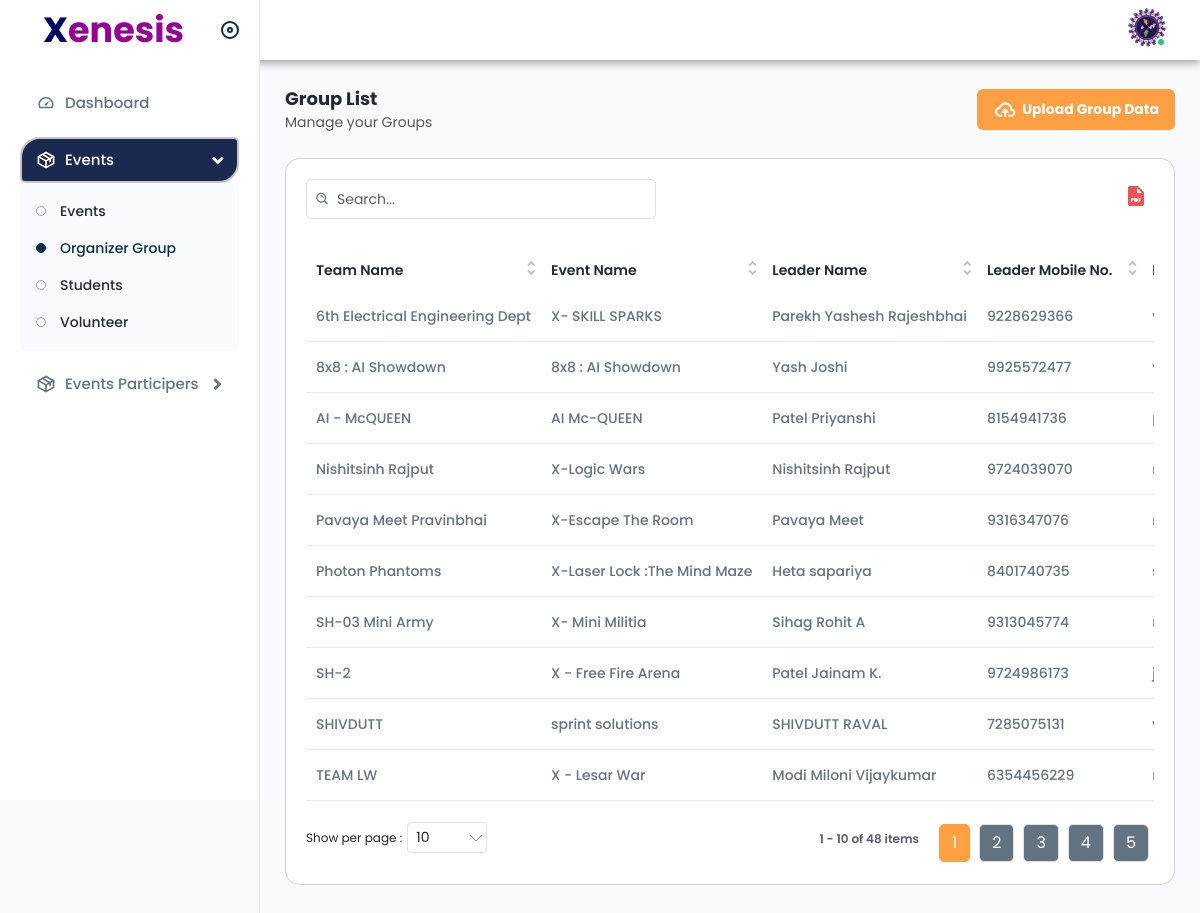
The page /Admin/grouplist.php (signed in) on the database its author committed.
### tables this page shows
CREATE TABLE `organizer_master` (
  `organizer_id` int(11) NOT NULL,
  `Leader_Name` varchar(100) NOT NULL,
  `event_id` int(11) NOT NULL,
  `Leader_email` varchar(250) NOT NULL,
  `Leader_mobile` bigint(11) NOT NULL,
  `Member1_name` varchar(100) NOT NULL,
  `Member1_email` varchar(250) NOT NULL,
  `Member1_mobile` bigint(11) NOT NULL,
  `Member2_name` varchar(100) NOT NULL,
  `Member2_email` varchar(250) NOT NULL,
  `Member2_mobile` bigint(11) NOT NULL,
  `Member3_name` varchar(100) NOT NULL,
  `Member3_email` varchar(250) NOT NULL,
  `Member3_mobile` bigint(11) NOT NULL,
  `Member4_name` varchar(100) NOT NULL,
  `Member4_email` varchar(250) NOT NULL,
  `Member4_mobile` bigint(11) NOT NULL,
  `Member5_name` varchar(100) NOT NULL,
  `Member5_email` varchar(250) NOT NULL,
  `Member5_mobile` bigint(11) NOT NULL
);

CREATE TABLE `event_master` (
  `event_id` int(11) NOT NULL,
  `event_name` varchar(100) NOT NULL,
  `tagline` text NOT NULL,
  `department_id` int(11) NOT NULL,
  `team_name` varchar(100) NOT NULL,
  `event_leader_no` bigint(11) NOT NULL,
  `participation_price` int(11) NOT NULL,
  `participation_price_team` int(11) NOT NULL,
  `team_member_count` int(11) NOT NULL,
  `winner_price1` int(11) NOT NULL,
  `winner_price2` int(11) NOT NULL,
  `winner_price3` int(11) NOT NULL,
  `location` varchar(200) NOT NULL,
  `date` varchar(200) NOT NULL,
  `event_description` text NOT NULL,
  `rules` text NOT NULL,
  `round1_title` varchar(200) NOT NULL,
  `round1_description` text DEFAULT NULL,
  `round2_title` varchar(200) DEFAULT NULL,
  `round2_description` text DEFAULT NULL,
  `round3_title` varchar(200) DEFAULT NULL,
  `round3_description` text DEFAULT NULL,
  `round4_title` varchar(200) DEFAULT NULL,
  `round4_description` text DEFAULT NULL,
  `round5_title` varchar(200) DEFAULT NULL,
  `round5_description` text DEFAULT NULL,
  `images` varchar(254) NOT NULL,
  `image_path` text NOT NULL,
  `max_tickets` int(11) DEFAULT NULL,
  `category_id` int(11) NOT NULL,
  `is_status` int(11) NOT NULL DEFAULT 1
);

### Admin/grouplist.php (the view, shortened to what this page needs)
<!DOCTYPE html>
<html lang="en">
<head>
    <link rel="stylesheet" href="../assets/css/bootstrap.min.css">
    <link rel="stylesheet" href="../assets/plugins/icons/ionic/ionicons.css">
    <link rel="stylesheet" href="../assets/plugins/icons/feather/feather.css">
    <link rel="stylesheet" href="../assets/css/animate.css">
    <link rel="stylesheet" href="../assets/plugins/select2/css/select2.min.css">
    <link rel="stylesheet" href="../assets/css/dataTables.bootstrap4.min.css">
    <link rel="stylesheet" href="../assets/plugins/fontawesome/css/fontawesome.min.css">
    <link rel="stylesheet" href="../assets/plugins/fontawesome/css/all.min.css">
    <link href="https://cdn.jsdelivr.net/npm/bootstrap@5.3.0/dist/css/bootstrap.min.css" rel="stylesheet"
>
    <link rel="stylesheet" href="../assets/css/style.css">
</head>
<body>
    <div class="main-wrapper">
        <div class="header bord">
        <div class="header-left active">
                <a href="index.php" class="logo" style="font-size:35px; color: rgb(150, 0, 150); font-weight:bold; margin-left:23px;">
                    <span style="color: rgb(0, 0, 102)">X</span>enesis
                </a>
                <a id="toggle_btn" href="javascript:void(0);">
                </a>
            </div>
            <ul class="nav user-menu">
                <li class="nav-item dropdown has-arrow main-drop">
                    <a href="javascript:void(0);" class="dropdown-toggle nav-link userset" data-bs-toggle="dropdown">
                        <span class="user-img"><img src="../assets/img/Xenesis2025_logo.png" alt="img">
                            <span class="status online"></span></span>
                    </a>
                </li>
            </ul>
        </div>
        <div class="sidebar" id="sidebar">
            <div class="sidebar-inner slimscroll">
                <div id="sidebar-menu" class="sidebar-menu">
                    <ul>
                        <li>
                            <a href="index.php"><img src="../assets/img/icons/dashboard.svg" alt="img"><span>
                                    Dashboard</span> </a>
                        </li>
                        <li class="submenu">
                            <a href="javascript:void(0);"><img src="../assets/img/icons/product.svg" alt="img"><span>
                                Events</span> <span class="menu-arrow"></span></a>
                            <ul>
                                <li><a href="eventlist.php">Events</a></li>
                                <li><a href="grouplist.php" class="active">Organizer Group</a></li>
                                <li><a href="studentlist.php">Students</a></li>
                                <li><a href="volunteerlist.php">Volunteer</a></li>
                            </ul>
                        </li>
                        <li class="submenu">
                            <a href="javascript:void(0);"><img src="../assets/img/icons/product.svg" alt="img"><span>
                                Events Participers</span> <span class="menu-arrow"></span></a>
                        </li>
                    </ul>
                </div>
            </div>
        </div>
        <div class="page-wrapper">
            <div class="content">
                <div class="page-header">
                    <div class="page-title">
                        <h4>Group List</h4>
                        <h6>Manage your Groups</h6>
                    </div>
                    <div class="page-btn">
                        <a href="uploadgroup.php" class="btn btn-added"><img src="../assets/img/icons/upload.svg" alt="img" class="me-1" style="height: 25px;">Upload Group Data</a>
                    </div>
                </div>
                <div class="card">
                    <div class="card-body">
                        <div class="table-top">
                            <div class="search-set">
                                <div class="search-input">
                                    <a class="btn btn-searchset"><img src="../assets/img/icons/search-white.svg"
                                            alt="img"></a>
                                </div>
                            </div>
                            <div class="wordset">
                                <ul>
                                    <li>
                                        <a href="#"
                                            data-bs-toggle="tooltip" data-bs-placement="top" title="pdf"><img
                                                src="../assets/img/icons/pdf.svg" alt="img"></a>
                                    </li>
                                </ul>
                            </div>
                        </div>
                        <div class="table-responsive">
                            <table class="table  datanew">
                                <thead>
                                    <tr>
                                        <th>Team Name</th>
                                        <th>Event Name</th>
                                        <th>Leader Name</th>
                                        <th>Leader Mobile No.</th>
                                        <th>Leader Email</th>
                                    </tr>
                                </thead>
                                <tbody>
                                    <?php
                                        require "../includes/scripts/connection.php";
                                        $sql = "SELECT * FROM `organizer_master` ORDER BY `event_id` ASC";
                                        $result = mysqli_query($conn, $sql);
                                        if(mysqli_num_rows($result) > 0){
                                            while($row = mysqli_fetch_assoc($result)){
                                                $event_id = intval($row['event_id']);
                                                $sql_fetch_event = "SELECT * FROM `event_master` WHERE `event_id` = $event_id";
                                                $result_fetch_event = mysqli_query($conn, $sql_fetch_event);
                                                $event_data = mysqli_fetch_assoc($result_fetch_event);
                                                echo "<tr>
                                                        <td>".$event_data['team_name']."</td>
                                                        <td>".$event_data['event_name']."</td>
                                                        <td>".$row['Leader_Name']."</td>
                                                        <td>".$row['Leader_mobile']."</td>
                                                        <td>".$row['Leader_email']."</td>
                                                        <td>
                                                            <a href='groupdetails.php?id=".$row['event_id']."'>
                                                                <img src='../assets/img/icons/eye.svg' alt='img'>
                                                            </a>
                                                        </td>
                                                    </tr>";
                                            }
                                        }
                                    ?>
                                </tbody>
                            </table>
                        </div>
                    </div>
                </div>
            </div>
        </div>
    </div>
</body>
</html>

### rows shown on the page
organizer_master: event.team_name "SH-03 Mini Army", event.event_name "X- Mini Militia", Leader_Name "Sihag Rohit A", Leader_mobile "9313045774"
organizer_master: event.team_name "6th Electrical Engineering Dept", event.event_name "X- SKILL SPARKS", Leader_Name "Parekh Yashesh Rajeshbhai", Leader_mobile "9228629366"
organizer_master: event.team_name "Nishitsinh Rajput", event.event_name "X-Logic Wars", Leader_Name "Nishitsinh Rajput", Leader_mobile "9724039070"
organizer_master: event.team_name "SH-2", event.event_name "X - Free Fire Arena", Leader_Name "Patel Jainam K.", Leader_mobile "9724986173"
organizer_master: event.team_name "Photon Phantoms", event.event_name "X-Laser Lock :The Mind Maze", Leader_Name "Heta sapariya", Leader_mobile "8401740735"
organizer_master: event.team_name "Pavaya Meet Pravinbhai", event.event_name "X-Escape The Room", Leader_Name "Pavaya Meet", Leader_mobile "9316347076"
organizer_master: event.team_name "8x8 : AI Showdown", event.event_name "8x8 : AI Showdown", Leader_Name "Yash Joshi", Leader_mobile "9925572477"
organizer_master: event.team_name "TEAM LW", event.event_name "X - Lesar War", Leader_Name "Modi Miloni Vijaykumar", Leader_mobile "6354456229"
organizer_master: event.team_name "AI - McQUEEN", event.event_name "AI Mc-QUEEN", Leader_Name "Patel Priyanshi", Leader_mobile "8154941736"
organizer_master: event.team_name "SHIVDUTT", event.event_name "sprint solutions", Leader_Name "SHIVDUTT RAVAL", Leader_mobile "7285075131"
